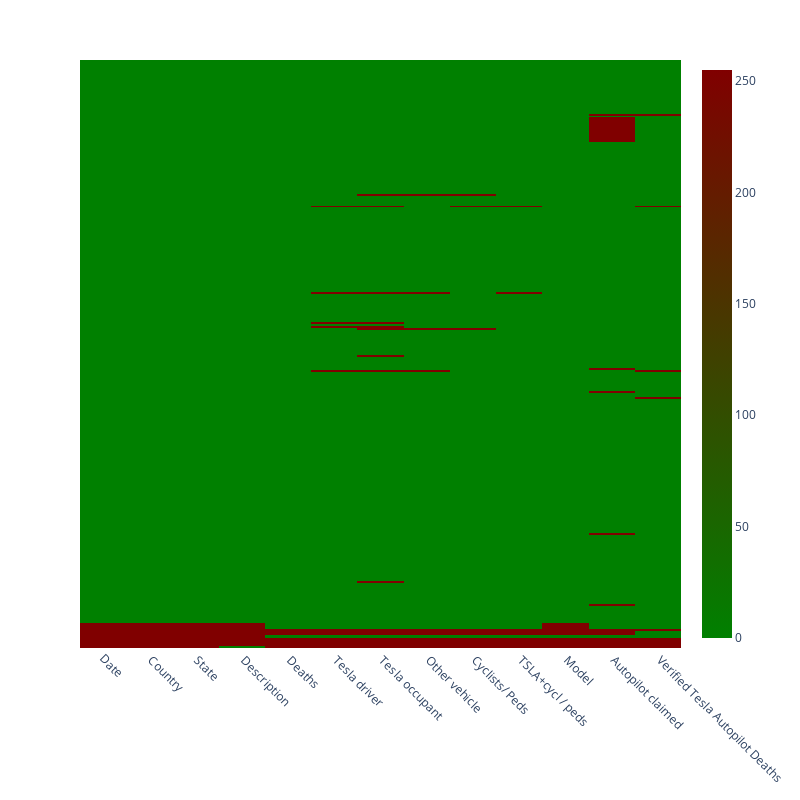

Notebook code for this chart:
### Code cell
# Create a DataFrame of boolean values indicating missing values
missing_values = df.isna()

# Create a Matplotlib figure with a specific size
# plt.figure(figsize=(25, 8))
# // TODO
# Create a heatmap of missing values using Seaborn
fig = px.imshow(missing_values)

# Remove ticks and labels from the left side of the heatmap
# Rotate the x-axis labels by 45 degrees for better readability
fig.update_layout(
    width=800,
    height=800,
    xaxis=dict(tickangle=45),
    yaxis=dict(showticklabels=False),
    coloraxis_colorscale=[[0, "green"], [1, "maroon"]],
)
# Show the heatmap
fig.show()

### Figure 1 — Plotly figure (JSON) as saved in the notebook; plotly's stock layout.template omitted (floating-point values rounded to 4 significant figures; data arrays with more than 128 entries replaced by an {"elided": "..."} marker saying what was removed)
{"data": [{"coloraxis": "coloraxis", "hovertemplate": "x: %{x}<br>y: %{y}<br>color: %{z}<extra></extra>", "name": "0", "type": "heatmap", "x": ["Date", " Country ", " State ", " Description ", " Deaths ", " Tesla driver ", " Tesla occupant ", " Other vehicle ", " Cyclists/ Peds ", " TSLA+cycl / peds ", " Model ", " Autopilot claimed ", " Verified Tesla Autopilot Deaths "], "xaxis": "x", "y": {"elided": "307 int values"}, "yaxis": "y", "z": {"elided": "307x13 int values"}}], "layout": {"coloraxis": {"colorscale": [[0, "green"], [1, "maroon"]]}, "height": 800, "margin": {"t": 60}, "width": 800, "xaxis": {"anchor": "y", "constrain": "domain", "domain": [0, 1], "scaleanchor": "y", "tickangle": 45}, "yaxis": {"anchor": "x", "autorange": "reversed", "constrain": "domain", "domain": [0, 1], "showticklabels": false}}}
